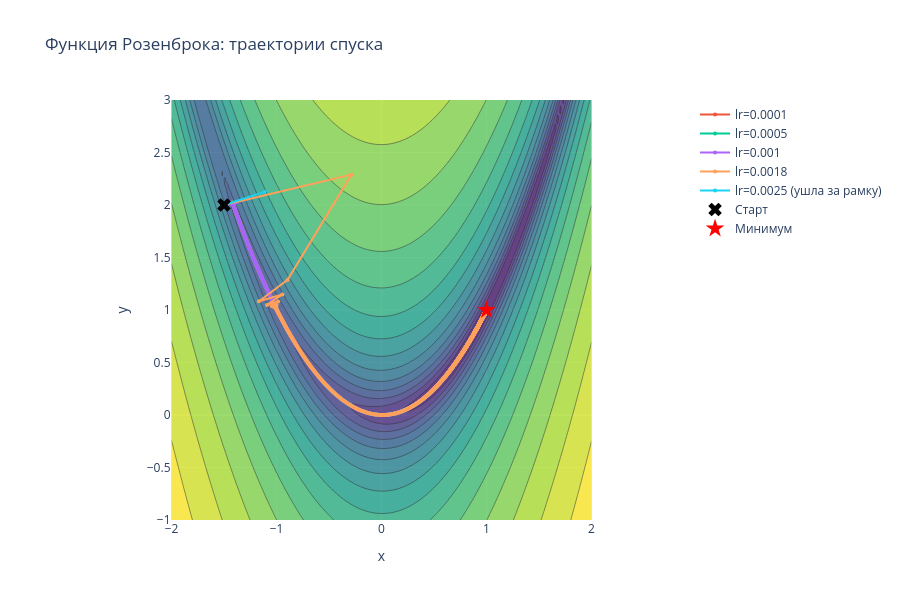
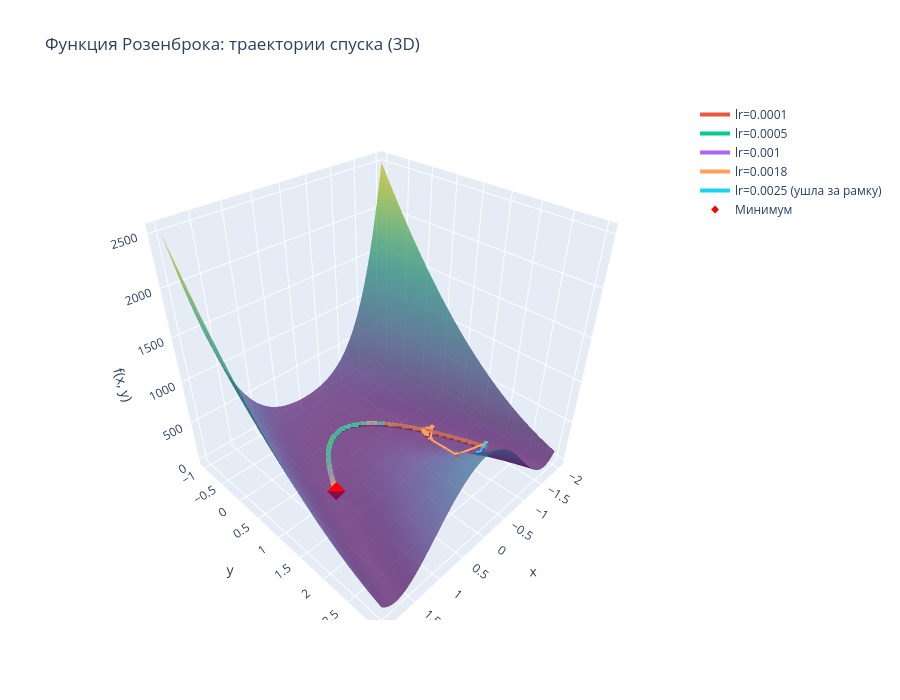

The notebook cell these images were saved under, in order:
### Code cell
x_range = np.linspace(-2, 2, 150)
y_range = np.linspace(-1, 3, 150)

plot_gd_2d(rosenbrock_loss, results_rosen, x_range, y_range,
           title='Функция Розенброка: траектории спуска', min_point=(1, 1))
plot_gd_3d(rosenbrock_loss, results_rosen, x_range, y_range,
           title='Функция Розенброка: траектории спуска (3D)', min_point=(1, 1))

### Figure 1 — Plotly figure (JSON) as saved in the notebook; plotly's stock layout.template omitted (floating-point values rounded to 4 significant figures; data arrays with more than 128 entries replaced by an {"elided": "..."} marker saying what was removed)
{"data": [{"colorscale": [[0, "#440154"], [0.1111, "#482878"], [0.2222, "#3e4989"], [0.3333, "#31688e"], [0.4444, "#26828e"], [0.5556, "#1f9e89"], [0.6667, "#35b779"], [0.7778, "#6ece58"], [0.8889, "#b5de2b"], [1, "#fde725"]], "hoverinfo": "skip", "ncontours": 30, "opacity": 0.8, "showscale": false, "type": "contour", "x": {"elided": "150 float values"}, "y": {"elided": "150 float values"}, "z": {"elided": "150x150 float values"}}, {"line": {"width": 2}, "marker": {"size": 4}, "mode": "lines+markers", "name": "lr=0.0001", "type": "scatter", "x": {"elided": "2001 float values"}, "y": {"elided": "2001 float values"}}, {"line": {"width": 2}, "marker": {"size": 4}, "mode": "lines+markers", "name": "lr=0.0005", "type": "scatter", "x": {"elided": "2001 float values"}, "y": {"elided": "2001 float values"}}, {"line": {"width": 2}, "marker": {"size": 4}, "mode": "lines+markers", "name": "lr=0.001", "type": "scatter", "x": {"elided": "2001 float values"}, "y": {"elided": "2001 float values"}}, {"line": {"width": 2}, "marker": {"size": 4}, "mode": "lines+markers", "name": "lr=0.0018", "type": "scatter", "x": {"elided": "2744 float values"}, "y": {"elided": "2744 float values"}}, {"line": {"width": 2}, "marker": {"size": 4}, "mode": "lines+markers", "name": "lr=0.0025 (ушла за рамку)", "type": "scatter", "x": [-1.5, -1.113], "y": [2.0, 2.125]}, {"marker": {"color": "black", "size": 12, "symbol": "x"}, "mode": "markers", "name": "Старт", "type": "scatter", "x": [-1.5], "y": [2]}, {"marker": {"color": "red", "size": 14, "symbol": "star"}, "mode": "markers", "name": "Минимум", "type": "scatter", "x": [1], "y": [1]}], "layout": {"height": 600, "title": {"text": "Функция Розенброка: траектории спуска"}, "xaxis": {"constrain": "domain", "range": [-2, 2], "title": {"text": "x"}}, "yaxis": {"constrain": "domain", "range": [-1, 3], "scaleanchor": "x", "scaleratio": 1, "title": {"text": "y"}}}}

### Figure 2 — Plotly figure (JSON) as saved in the notebook; plotly's stock layout.template omitted (floating-point values rounded to 4 significant figures; data arrays with more than 128 entries replaced by an {"elided": "..."} marker saying what was removed)
{"data": [{"colorscale": [[0, "#440154"], [0.1111, "#482878"], [0.2222, "#3e4989"], [0.3333, "#31688e"], [0.4444, "#26828e"], [0.5556, "#1f9e89"], [0.6667, "#35b779"], [0.7778, "#6ece58"], [0.8889, "#b5de2b"], [1, "#fde725"]], "opacity": 0.7, "showscale": false, "type": "surface", "x": {"elided": "150 float values"}, "y": {"elided": "150 float values"}, "z": {"elided": "150x150 float values"}}, {"line": {"width": 4}, "marker": {"size": 3}, "mode": "lines+markers", "name": "lr=0.0001", "type": "scatter3d", "x": {"elided": "2001 float values"}, "y": {"elided": "2001 float values"}, "z": {"elided": "2001 float values"}}, {"line": {"width": 4}, "marker": {"size": 3}, "mode": "lines+markers", "name": "lr=0.0005", "type": "scatter3d", "x": {"elided": "2001 float values"}, "y": {"elided": "2001 float values"}, "z": {"elided": "2001 float values"}}, {"line": {"width": 4}, "marker": {"size": 3}, "mode": "lines+markers", "name": "lr=0.001", "type": "scatter3d", "x": {"elided": "2001 float values"}, "y": {"elided": "2001 float values"}, "z": {"elided": "2001 float values"}}, {"line": {"width": 4}, "marker": {"size": 3}, "mode": "lines+markers", "name": "lr=0.0018", "type": "scatter3d", "x": {"elided": "2744 float values"}, "y": {"elided": "2744 float values"}, "z": {"elided": "2744 float values"}}, {"line": {"width": 4}, "marker": {"size": 3}, "mode": "lines+markers", "name": "lr=0.0025 (ушла за рамку)", "type": "scatter3d", "x": [-1.5, -1.113], "y": [2.0, 2.125], "z": [12.5, 83.2]}, {"marker": {"color": "red", "size": 6, "symbol": "diamond"}, "mode": "markers", "name": "Минимум", "type": "scatter3d", "x": [1], "y": [1], "z": [0]}], "layout": {"height": 700, "scene": {"xaxis": {"title": {"text": "x"}}, "yaxis": {"title": {"text": "y"}}, "zaxis": {"title": {"text": "f(x, y)"}}}, "title": {"text": "Функция Розенброка: траектории спуска (3D)"}}}
